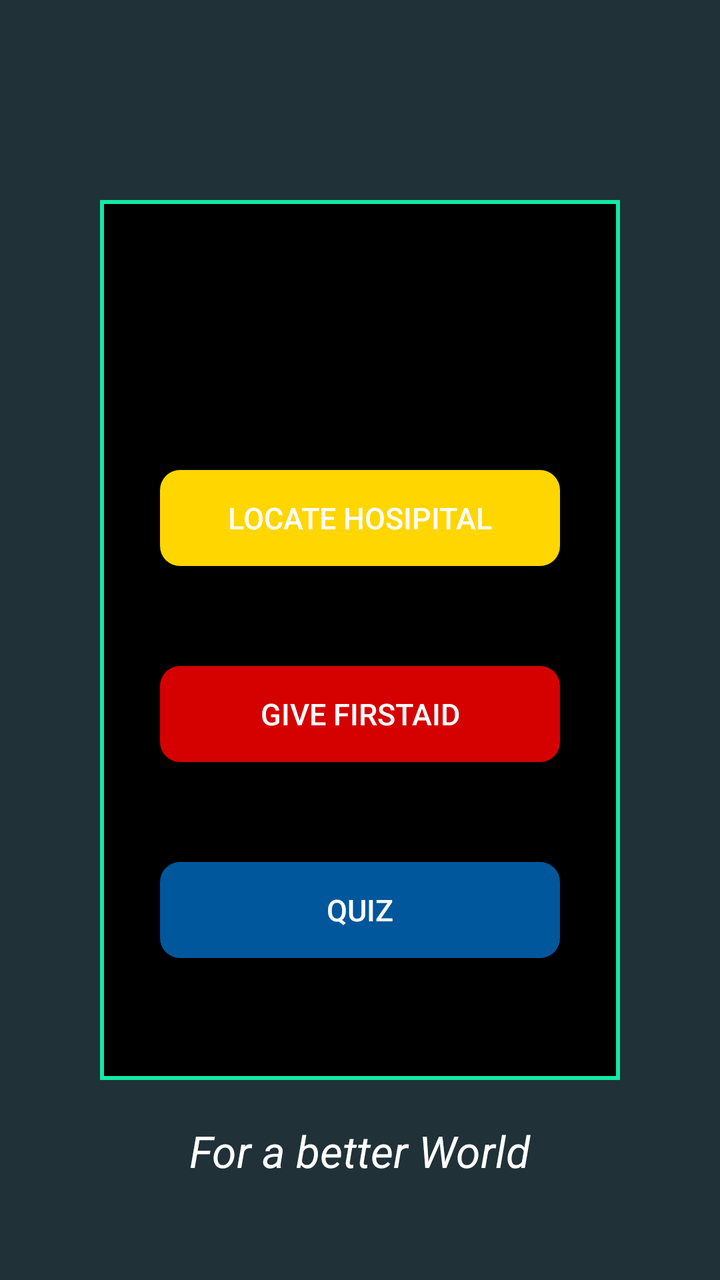
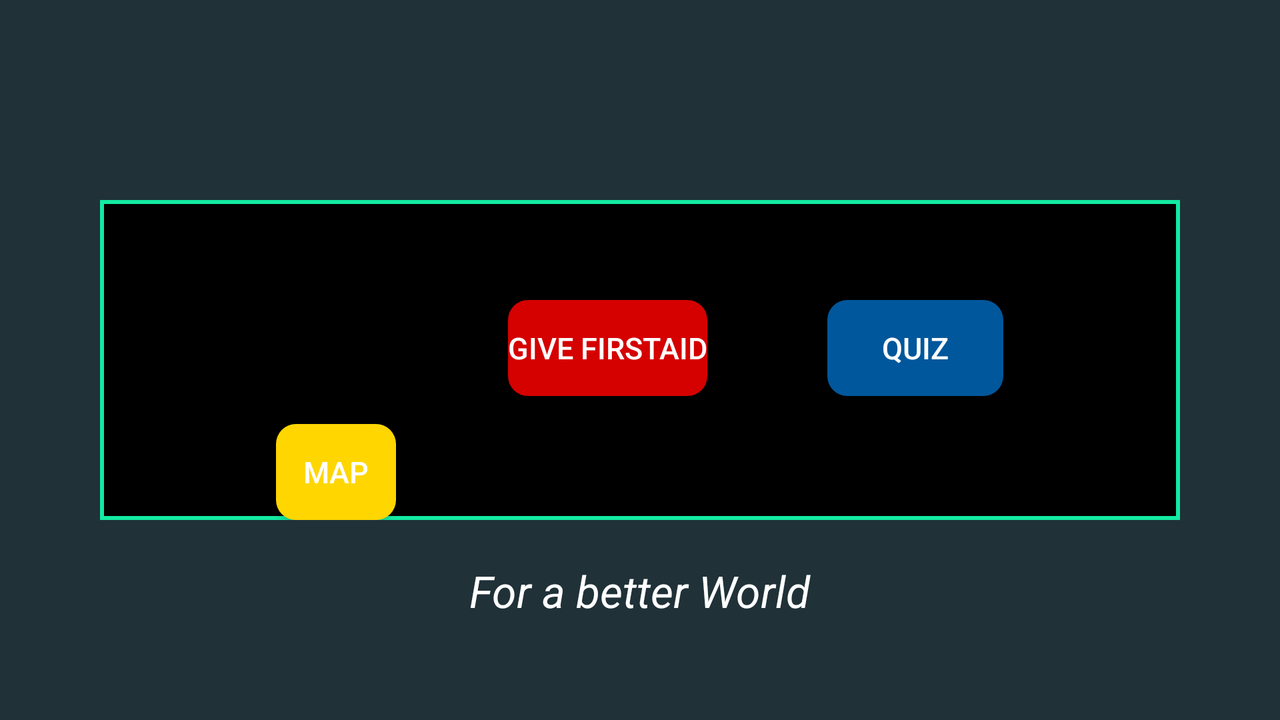

An Android layout and its configuration variant, each rendered on a device that would load it. The default file and the variant file are quoted in full after the pictures.
<!-- AndroidManifest.xml: application theme AppTheme -->
<!-- res/layout/activity_dashboard.xml -->
<?xml version="1.0" encoding="utf-8"?>
<RelativeLayout xmlns:android="http://schemas.android.com/apk/res/android"
    xmlns:tools="http://schemas.android.com/tools"
    android:id="@+id/activity_dashboard"
    android:layout_width="match_parent"
    android:layout_height="match_parent"
    android:background="#203138"
    tools:context="firstaid.solomon.com.firstaid.Dashboard">

      <LinearLayout
          android:layout_width="match_parent"
          android:layout_height="match_parent"
          android:orientation="vertical"
          android:layout_marginTop="100dp"
          android:layout_marginLeft="50dp"
          android:layout_marginRight="50dp"
          android:layout_marginBottom="100dp"
          android:background="@drawable/round_linear_dashboard"
          android:weightSum="4"
          >

            <LinearLayout
                android:layout_width="match_parent"
                android:layout_height="0dp"
                android:layout_weight="1"
                android:orientation="vertical"
                >

            </LinearLayout>

            <LinearLayout
                android:layout_width="match_parent"
                android:layout_height="0dp"
                android:layout_weight="2"
                android:orientation="vertical"
                android:gravity="bottom"
                >

                  <Button
                      android:id="@+id/btnVolunteer"
                      android:layout_width="match_parent"
                      android:layout_height="wrap_content"
                      android:layout_marginLeft="30dp"
                      android:layout_marginRight="30dp"
                      android:background="@drawable/round_button_volunteer"
                      android:text="Locate Hosipital"
                      android:textColor="#FFF"
                      android:textSize="15sp"


                      />

            </LinearLayout>


            <Button
                android:id="@+id/btnNeedy"
                android:layout_width="match_parent"
                android:layout_height="wrap_content"
                android:layout_marginLeft="30dp"
                android:layout_marginRight="30dp"
                android:layout_marginTop="50dp"
                android:background="@drawable/round_button_emerency"
                android:text="Give FirstAid"
                android:textColor="#FFF"
                android:textSize="15sp" />

            <Button
                android:id="@+id/btnQuiz"
                android:layout_width="match_parent"
                android:layout_height="wrap_content"
                android:layout_marginLeft="30dp"
                android:layout_marginRight="30dp"
                android:layout_marginTop="50dp"
                android:background="@drawable/round_button_new"
                android:text="Quiz"
                android:textColor="#FFF"
                android:textSize="15sp" />

      </LinearLayout>

      <ImageView
          android:layout_width="wrap_content"
          android:layout_height="100dp"
          android:layout_alignParentTop="true"
          android:layout_centerHorizontal="true"
          android:layout_marginTop="11dp"
          android:src="@drawable/plus" />

      <TextView
          android:layout_width="wrap_content"
          android:layout_height="wrap_content"
          android:layout_centerHorizontal="true"
          android:layout_alignParentBottom="true"
          android:text="For a better World"
          android:textColor="#FFF"
          android:textSize="22sp"
          android:textStyle="italic"
          android:layout_marginBottom="50dp"
          />


</RelativeLayout>
<!-- resources referenced by this layout -->
<resources>
  <!-- drawable round_button_emerency (drawable) -->
  <?xml version="1.0" encoding="utf-8"?>
  <shape xmlns:android="http://schemas.android.com/apk/res/android"
      android:shape="rectangle">
      <solid android:color="#D50000" />
      <corners android:bottomRightRadius="10dp"
          android:bottomLeftRadius="10dp"
          android:topRightRadius="10dp"
          android:topLeftRadius="10dp"/>
  </shape>
  <!-- drawable round_button_new (drawable) -->
  <?xml version="1.0" encoding="utf-8"?>
  <shape xmlns:android="http://schemas.android.com/apk/res/android"
      android:shape="rectangle">
      <solid android:color="#01579B" />
      <corners android:bottomRightRadius="10dp"
          android:bottomLeftRadius="10dp"
          android:topRightRadius="10dp"
          android:topLeftRadius="10dp"/>
  </shape>
  <!-- drawable round_button_volunteer (drawable) -->
  <?xml version="1.0" encoding="utf-8"?>
  <shape xmlns:android="http://schemas.android.com/apk/res/android"
      android:shape="rectangle">
      <solid android:color="#FFD600" />
      <corners android:bottomRightRadius="10dp"
          android:bottomLeftRadius="10dp"
          android:topRightRadius="10dp"
          android:topLeftRadius="10dp"/>
  </shape>
  <!-- drawable round_linear_dashboard (drawable) -->
  <?xml version="1.0" encoding="utf-8"?>
  <layer-list xmlns:android="http://schemas.android.com/apk/res/android">
      <item>
          <shape android:shape="rectangle">
              <solid android:color="#13eaa2" />
          </shape>
      </item>
      <item android:bottom="2dp" android:top="2dp" android:right="2dp" android:left="2dp" >
          <shape android:shape="rectangle">
              <solid android:color="#000000" />
          </shape>
      </item>
  </layer-list>
  <style name="AppTheme" parent="Theme.AppCompat.Light.DarkActionBar">
          
          <item name="colorPrimary">@color/colorPrimary</item>
          <item name="colorPrimaryDark">@color/colorPrimaryDark</item>
          <item name="colorAccent">@color/colorAccent</item>
      </style>
  <color name="colorPrimary">#F20505</color>
  <color name="colorPrimaryDark">#FF4C4C</color>
  <color name="colorAccent">#FF4081</color>
</resources>
<!-- res/layout-land/activity_dashboard.xml (the repository's variant of the layout above) -->
<!-- drawn on the phone turned sideways -->
<?xml version="1.0" encoding="utf-8"?>
<RelativeLayout xmlns:android="http://schemas.android.com/apk/res/android"
    xmlns:tools="http://schemas.android.com/tools"
    android:id="@+id/activity_dashboard"
    android:layout_width="match_parent"
    android:layout_height="match_parent"
    android:background="#203138"
    tools:context="firstaid.solomon.com.firstaid.Dashboard">

    <LinearLayout
        android:layout_width="match_parent"
        android:layout_height="match_parent"
        android:orientation="horizontal"
        android:layout_marginTop="100dp"
        android:layout_marginLeft="50dp"
        android:layout_marginRight="50dp"
        android:layout_marginBottom="100dp"
        android:background="@drawable/round_linear_dashboard"
        android:weightSum="4"
        >




        <LinearLayout
            android:layout_width="0dp"
            android:layout_height="match_parent"
            android:layout_weight="1"
            android:orientation="vertical"
            >

        </LinearLayout>

        <LinearLayout
            android:layout_width="0dp"
            android:layout_height="match_parent"
            android:layout_weight="2"
            android:orientation="vertical"
            android:gravity="bottom"
            >

            <Button
                android:id="@+id/btnVolunteer"
                android:layout_width="60dp"
                android:layout_height="wrap_content"
                android:layout_marginLeft="30dp"
                android:layout_marginRight="30dp"
                android:layout_marginTop="50dp"
                android:background="@drawable/round_button_volunteer"
                android:text="Map"
                android:textColor="#FFF"
                android:textSize="15sp"


                />

        </LinearLayout>


        <Button
            android:id="@+id/btnNeedy"
            android:layout_width="wrap_content"
            android:layout_height="wrap_content"
            android:layout_marginLeft="30dp"
            android:layout_marginRight="30dp"
            android:layout_marginTop="50dp"
            android:background="@drawable/round_button_emerency"
            android:text="Give FirstAid"
            android:textColor="#FFF"
            android:textSize="15sp" />

        <Button
            android:id="@+id/btnQuiz"
            android:layout_width="wrap_content"
            android:layout_height="wrap_content"
            android:layout_marginLeft="30dp"
            android:layout_marginRight="30dp"
            android:layout_marginTop="50dp"
            android:background="@drawable/round_button_new"
            android:text="Quiz"
            android:textColor="#FFF"
            android:textSize="15sp" />


    </LinearLayout>

    <ImageView
        android:layout_width="wrap_content"
        android:layout_height="100dp"
        android:layout_alignParentTop="true"
        android:layout_centerHorizontal="true"
        android:layout_marginTop="11dp"
        android:src="@drawable/plus" />

    <TextView
        android:layout_width="wrap_content"
        android:layout_height="wrap_content"
        android:layout_centerHorizontal="true"
        android:layout_alignParentBottom="true"
        android:text="For a better World"
        android:textColor="#FFF"
        android:textSize="22sp"
        android:textStyle="italic"
        android:layout_marginBottom="50dp"
        />


</RelativeLayout>
